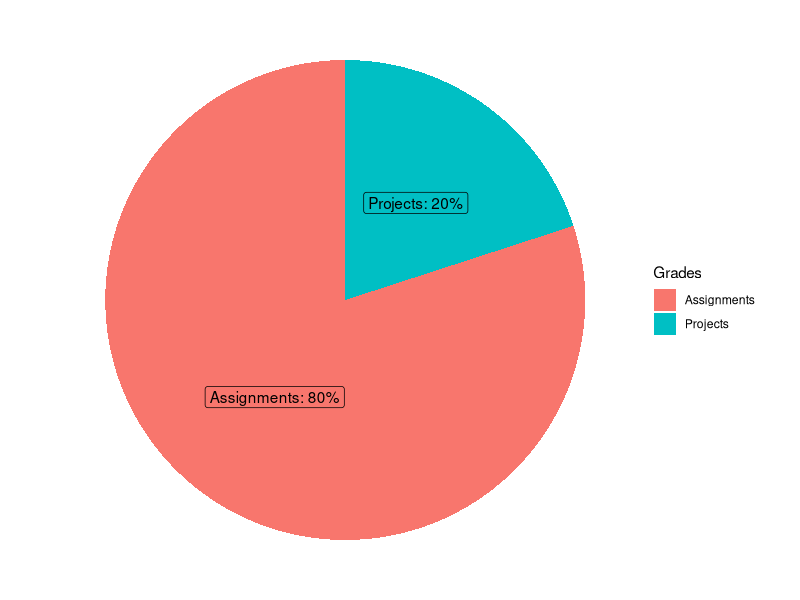
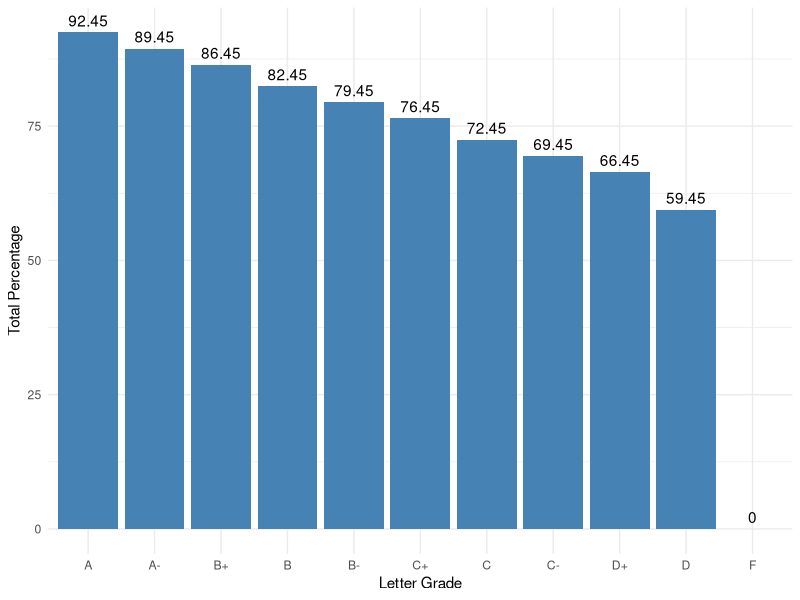

Here is the R script that generated these plots, in order:
## ---- chunk 1
knitr::opts_chunk$set(echo = FALSE, warning = FALSE, message = FALSE)
## ---- chunk 2
# install.packages("ggplot2")
library(ggplot2)
library(dplyr)
# Variables

Percentage = c(.80,.20)
Grades = c('Assignments','Projects')

df = data.frame(Grades = Grades, Percentage = Percentage, labels = paste0(Grades,": ", Percentage*100, "%"))

ggplot(df, aes(x = "", y = Percentage, fill = Grades)) +
  geom_col() +
  geom_label(aes(label = labels),
             position = position_stack(vjust = 0.5),
             show.legend = FALSE) +
  labs(x='')+
  coord_polar(theta = "y")+
  theme_void()
## ---- chunk 3
library(ggplot2)
library(forcats)

# Basic barplot

Grades           = c("A","A-","B+","B","B-","C+","C","C-","D+","D", "F")
Total_Percentage = c(92.45, 89.45, 86.45, 82.45 ,79.45, 76.45, 72.45, 69.45, 66.45, 59.45, 0)
df = data.frame(Grades = Grades, Total_Percentage = Total_Percentage)


p<-ggplot(data=df, aes(x= fct_rev(fct_reorder(Grades, Total_Percentage)), y=Total_Percentage)) +
  geom_col(fill="steelblue")+
  labs(y = 'Total Percentage', x ='Letter Grade')+
  geom_text(aes(label = Total_Percentage), vjust = -0.5)+
  theme_minimal()
p

